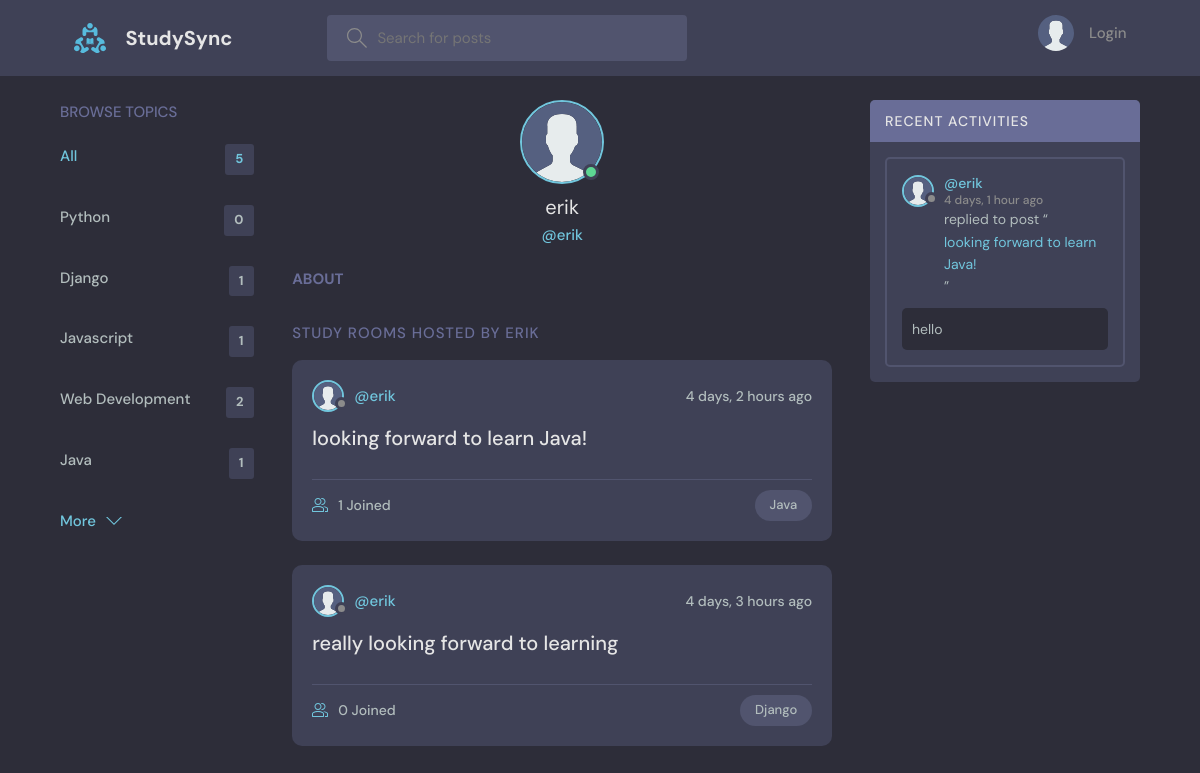
Page /profile/4/ on the earlier database version.
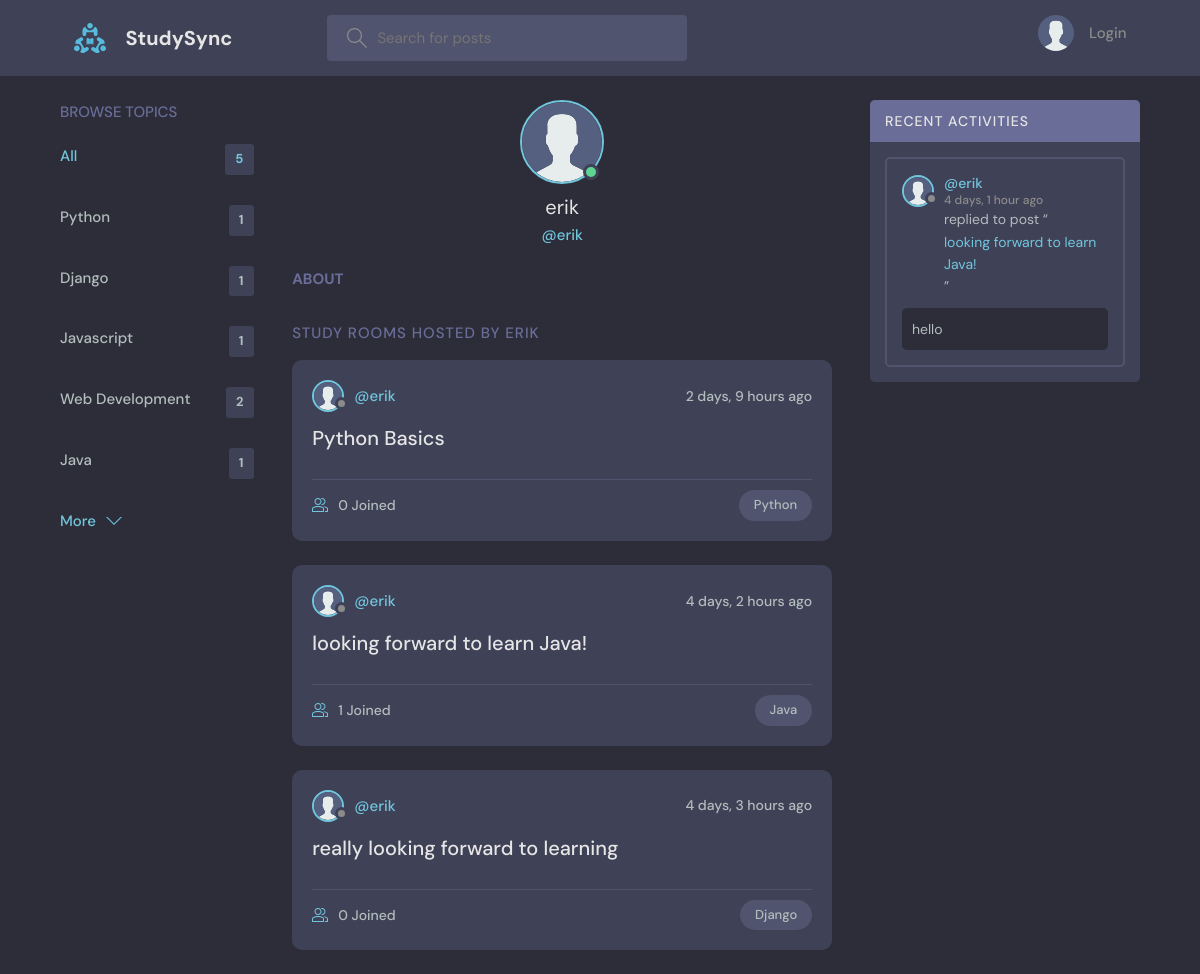
Same page on the later database version.
### base/models.py (models this page shows, shortened)
class Topic(models.Model):
    name = models.CharField(max_length=200)  # Name of the topic

class Room(models.Model):
    host = models.ForeignKey(User, on_delete=models.SET_NULL, null=True)
    topic = models.ForeignKey(Topic, on_delete=models.SET_NULL, null=True)
    name = models.CharField(max_length=200)
    description = models.TextField(null=True, blank=True)
    participants = models.ManyToManyField(User, related_name='participants')
    updated = models.DateTimeField(auto_now=True)
    created = models.DateTimeField(auto_now_add=True)
    class Meta:
        ordering = ['-updated', '-created']
    def __str__(self):
        return self.name

class Message(models.Model):
    user = models.ForeignKey(User, on_delete=models.CASCADE)
    room = models.ForeignKey(Room, on_delete=models.CASCADE)
    body = models.TextField()
    updated = models.DateTimeField(auto_now=True)
    created = models.DateTimeField(auto_now_add=True)
    class Meta:
        ordering = ['-updated', '-created']

### base/views.py (the view)
# urls.py: path('profile/<str:pk>/', views.userProfile, name="user-profile"),  # URL for user profile page
def userProfile(request, pk):
    user = User.objects.get(id=pk)
    rooms = user.room_set.all()
    room_messages = user.message_set.all()
    topics = Topic.objects.all()
    context = {
        'user': user,                   # The current user
        'rooms': rooms,                 # Rooms associated with the user
        'room_messages': room_messages, # Messages sent by the user
        'topics': topics                # All topics
    }
    return render(request, 'base/profile.html', context)

### base/templates/base/profile.html (shortened to what this page needs)
{% extends 'main.html' %}
{% block content %}
{% load static %}
  <main class="profile-page layout layout--3">
    <div class="container">
      {% include 'base/topics_component.html' %}
      <div class="roomList">
        <div class="profile">
          <div class="profile__avatar">
            <div class="avatar avatar--large active">
              <img src="{% static 'images/avatar.svg' %}" />
            </div>
          </div>
          <div class="profile__info">
            <h3>{{user.username}}</h3>
            <p>@{{user.username}}</p>
          </div>
          <div class="profile__about">
            <h3>About</h3>
          </div>
        </div>
        <div class="roomList__header">
          <div>
            <h2>Study Rooms Hosted by {{user.username}}</a>
            </h2>
          </div>
        </div>
        {% include 'base/feed_component.html' %}
      </div>
      {% include 'base/activity_component.html' %}
    </div>
  </main>
  {% endblock %}

### base/templates/base/topics_component.html
<div class="topics">
   <div class="topics__header">
     <h2>Browse Topics</h2>
   </div>
   <ul class="topics__list">
      <li>
          <a href="{% url 'home' %}" class="active">All <span>{{topics.count}}</span></a>
      </li>
      {% for topic in topics %}
      <li>
          <a href="{% url 'home' %}?q={{topic.name}}">{{topic.name}}<span>{{topic.room_set.all.count}}</span></a>
      </li>
      {% endfor %}
  </ul>
   <a class="btn btn--link" href="{% url 'topics' %}">
     More
     <svg version="1.1" xmlns="http://www.w3.org/2000/svg" width="32" height="32" viewBox="0 0 32 32">
       <title>chevron-down</title>
       <path d="M16 21l-13-13h-3l16 16 16-16h-3l-13 13z"></path>
     </svg>
   </a>
 </div>

### base/templates/base/feed_component.html (shortened to what this page needs)
{% for room in rooms %}
{% load static %}
<div class="roomListRoom">
    <div class="roomListRoom__header">
        <a href="{% url 'user-profile' room.host.id %}" class="roomListRoom__author">
            <div class="avatar avatar--small">
                <img src="{% static 'images/avatar.svg' %}" />
            </div>
            <span>@{{room.host.username}}</span>
        </a>
        <div class="roomListRoom__actions">
            <span>{{room.created|timesince}} ago</span>
        </div>
    </div>
    <div class="roomListRoom__content">
        <a href="{% url 'room' room.id %}">{{room.name}}</a>
    </div>
    <div class="roomListRoom__meta">
        <a href="{% url 'room' room.id %}" class="roomListRoom__joined">
            {{room.participants.all.count}} Joined
        </a>
        <p class="roomListRoom__topic">{{room.topic.name}}</p>
    </div>
</div>
{% endfor %}

### base/templates/base/activity_component.html (shortened to what this page needs)
{% load static %}
<div class="activities">
   <div class="activities__header">
       <h2>Recent Activities</h2>
   </div>
   {% for message in room_messages %}
   <div class="activities__box">
       <div class="activities__boxHeader roomListRoom__header">
           <a href="{% url 'user-profile' message.user.id %}" class="roomListRoom__author">
               <div class="avatar avatar--small">
                   <img src="{% static 'images/avatar.svg' %}" />
               </div>
               <p>
                   @{{message.user.username}}
                   <span>{{message.created|timesince}} ago</span>
               </p>
           </a>
       </div>
       <div class="activities__boxContent">
           <p>replied to post “<a href="{% url 'room' message.room.id %}">{{message.room}}</a>”</p>
           <div class="activities__boxRoomContent">{{message.body}}</div>
       </div>
   </div>
   {% endfor %}
</div>

Differences in the rows shown:
computed for Topic "Python": room_set.all.count "0" → "1"
added Room: host.username "erik", created "2 days, 9 hours", name "Python Basics", participants.all.count "0", topic.name "Python"
